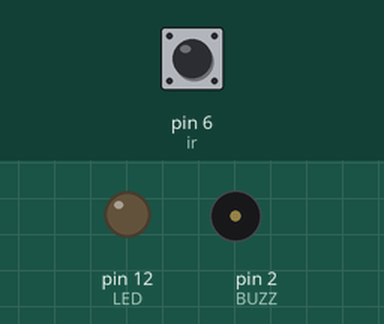
This sketch was run on a simulated Arduino Uno, built with avr-gcc and run on an emulated ATmega328P. On the bench: output pins drawn as LEDs (lit = HIGH), buzzer (waves = sounding, pin HIGH). Dashed ring = blinking. The inputs (shaded band) are chosen by the test bench; at power-on: pin 6 (ir) LOW. What the sketch prints to the serial monitor is not drawn.

Above: at 1.2 s.
1.3 s: pin 6 (ir) driven HIGH
At 2.2 s:
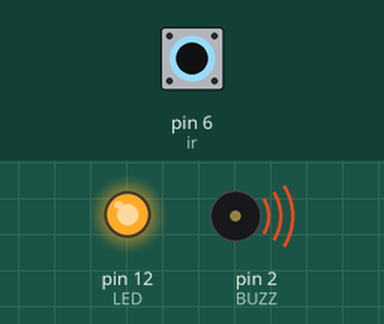
2.8 s: pin 6 (ir) driven LOW
At 3.3 s:
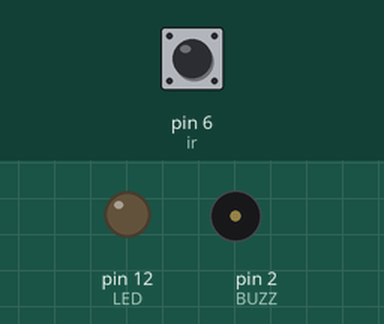
4.5 s: pin 6 (ir) pulsed HIGH 2 times (0.12 s each, 0.3 s apart)
At 4.58 s:
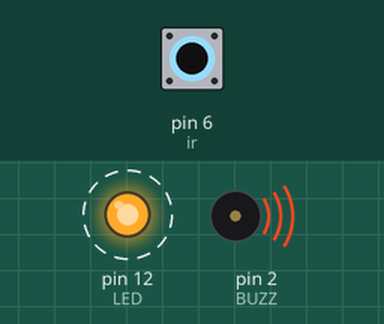
6.6 s: pin 6 (ir) pulsed HIGH 5 times (0.12 s each, 0.3 s apart)
At 9.4 s:
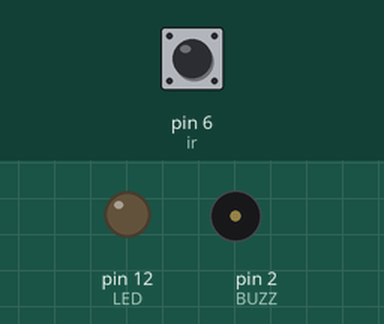
Timing chart, 0 to 10.6 s (numbered marks = the images above; inputs shaded):
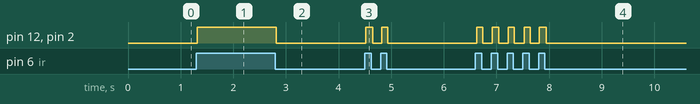

The sketch:

sumit.ino
```cpp
int LED =12;
int BUZZ=2;
int ir=6;
void setup()
{
  Serial.begin(9600);
  pinMode(LED,OUTPUT);
  pinMode(BUZZ,OUTPUT);
  pinMode(ir,INPUT);
  }
void loop(){
  if(digitalRead(ir)==1)
  {
    Serial.print("motion detects");
    digitalWrite(LED,HIGH);
    digitalWrite(BUZZ,HIGH);
  }
  else
  {
    Serial.print("not detected");
    digitalWrite(LED,LOW);
    digitalWrite(BUZZ,LOW);
    }
}
```

Measured:
- after the input at 1.3 s, pin 12 (LED), pin 2 (BUZZ): LOW → HIGH at once
- after the input at 2.8 s, pin 12 (LED), pin 2 (BUZZ): HIGH → LOW at once
- after the input at 4.5 s, pin 12 (LED), pin 2 (BUZZ): alternates HIGH for 0.12 s and LOW for 0.18 s, 4 changes in all, then stays LOW, starting at once
- after the input at 6.6 s, pin 12 (LED), pin 2 (BUZZ): alternates HIGH for 0.11 s and LOW for 0.18 s, 10 changes in all, then stays LOW, starting at once
